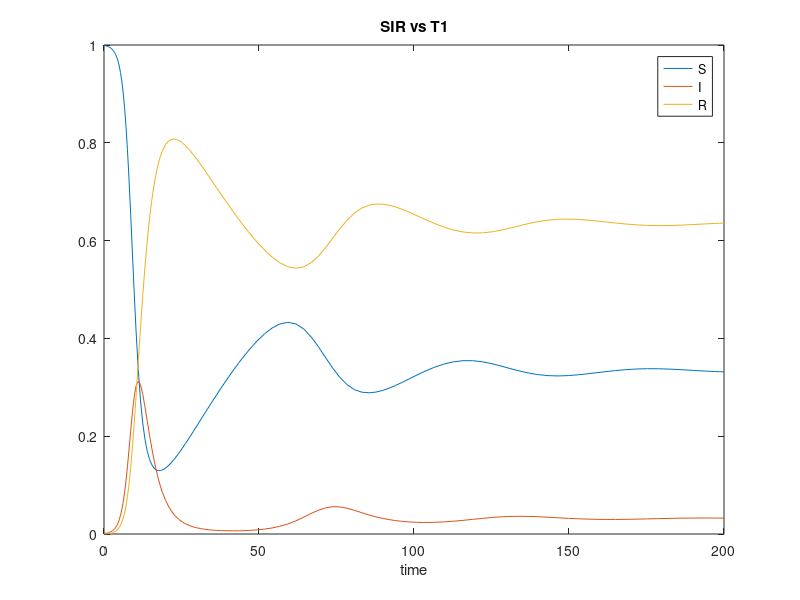
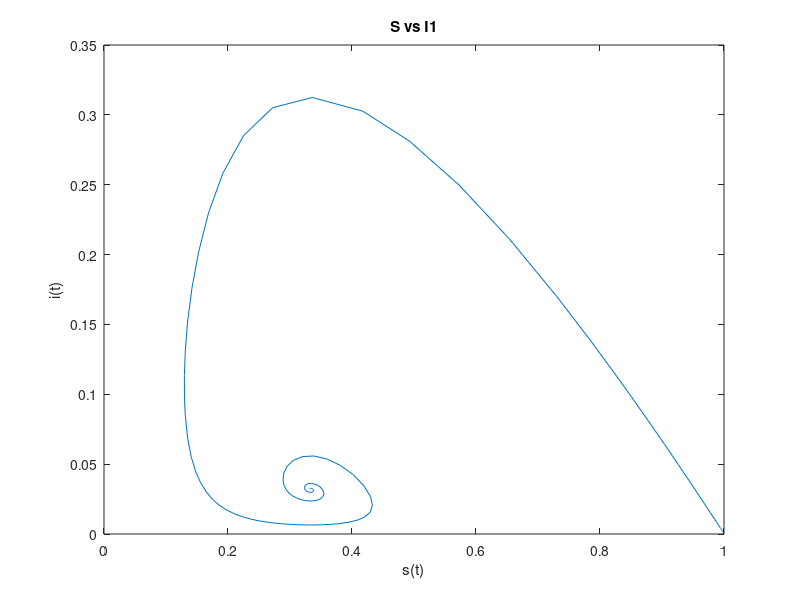
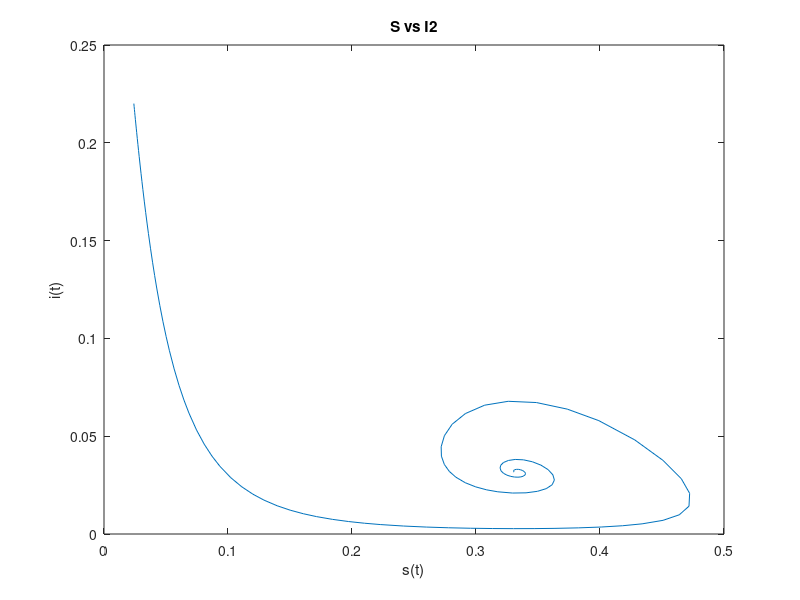
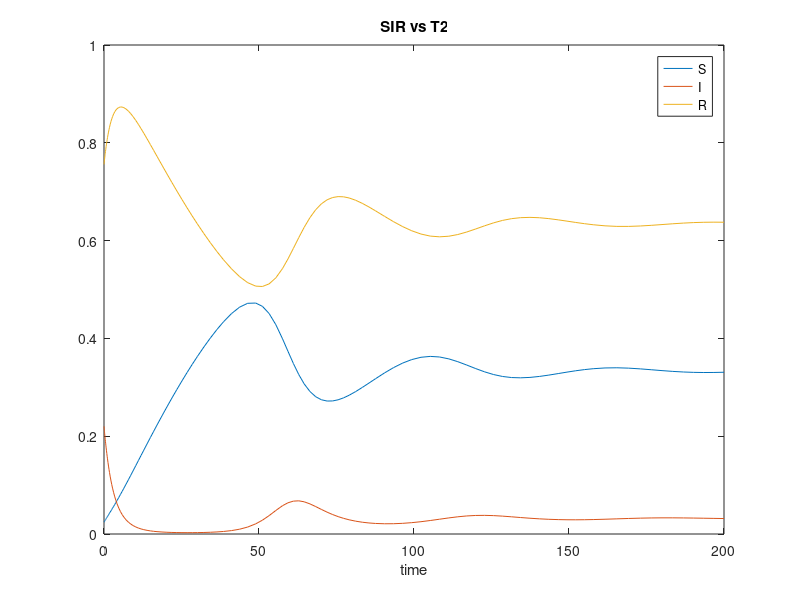

Recreate these plots in MATLAB, in order.
%%%%%%% 2 %%%%%%%%%
function f = final_2


function [tg,fg] = getSIR(s_0,i_0,r_0,alpha,beta,lambda,maxTime)

    function ff = odeSIR(s,i,r,alpha,beta,lambda,t)
        ff = [lambda - lambda*s - beta*s*i ;beta*s*i - alpha*i - lambda*i ; alpha*i - lambda*r];
    end

    sir_0 = [s_0 i_0 r_0];


    [t,sir] = ode45(@(t,sir) odeSIR(sir(1),sir(2),sir(3),alpha,beta,lambda,t),[0,maxTime],sir_0);

    %return sir
    fg = sir;
    tg = t;
end

function fh = plotSirVsTime(sir,t,id)
fig=figure;
plot(t,sir(:,1:1),t,sir(:,2:2),t,sir(:,3:3));
title(strcat('SIR vs T ',id));
legend('S','I','R');
xlabel('time');
saveas(fig,strcat('SIRvTIME_',id),'png');
end

function fi = plotSvsI(sir,id)
fig2 = figure;
plot(sir(:,1:1),sir(:,2:2));
title(strcat('S vs I ',id));
xlabel('s(t)');
ylabel('i(t)');
saveas(fig2,strcat('SvI_',id), 'png');
end

%1 
[t1,sir1] = getSIR(0.999,0.001,0.0,1/3,1.05,1/60,200);
plotSirVsTime(sir1,t1,'1');

%2 
plotSvsI(sir1,'1');

%3
%Jacobian function
function jac = jacobian(s,i,r,alpha,beta,lambda)
jac = [-lambda-beta*i -beta*s 0;
       beta*i beta*s-alpha-lambda 0;
       0 alpha -lambda;];
end

%reach equalibrium
[t3,equalibrium] = getSIR(0.999,0.001,0.0,1/3,1.05,1/60,100);
jacob = jacobian(equalibrium(1),equalibrium(2),equalibrium(3),1/3,1.05,1/60)
evs = eig(jacob)
%equalibrium

%4
function init = initialSIR
%pick random s
s =  rand;
range = 1-s;
i = range*rand;
r = 1 - (s + i);

init = [s i r ];
end



    init2 = initialSIR
    [t2,sir2] = getSIR(init2(1),init2(2),init2(3),1/3,1.05,1/60,200);
    plotSvsI(sir2,'2');
    plotSirVsTime(sir2,t2,'2');

    init3 = initialSIR
    [t3,sir3] = getSIR(init3(1),init3(2),init3(3),1/3,1.05,1/60,200);
    plotSvsI(sir3,'3');
    plotSirVsTime(sir3,t3,'3');

    init4 = initialSIR
    [t4,sir4] = getSIR(init4(1),init4(2),init4(3),1/3,1.05,1/60,200);
    plotSvsI(sir4,'4');
    plotSirVsTime(sir4,t4,'4');

    init5 = initialSIR
    [t5,sir5] = getSIR(init5(1),init5(2),init5(3),1/3,1.05,1/60,200);
    plotSvsI(sir5,'5');
    plotSirVsTime(sir5,t5,'5');

    init6 = initialSIR
    [t6,sir6] = getSIR(init6(1),init6(2),init6(3),0.1,0.3,3,200);
    plotSvsI(sir6,'6');
    plotSirVsTime(sir6,t6,'6');


%plot all on one graph.
fig2 = figure;
plot(sir1(:,1:1),sir1(:,2:2),sir2(:,1:1),sir2(:,2:2),sir3(:,1:1),sir3(:,2:2),sir4(:,1:1),sir4(:,2:2),sir5(:,1:1),sir5(:,2:2),sir6(:,1:1),sir6(:,2:2));
legend('Start point 1','Start point 2','Start point 3','Start point 4','Start point 5','Start point 6');
title('S vs I ALL 2');
xlabel('s(t)');
ylabel('i(t)');
saveas(fig2,'SvI_All', 'png');
end